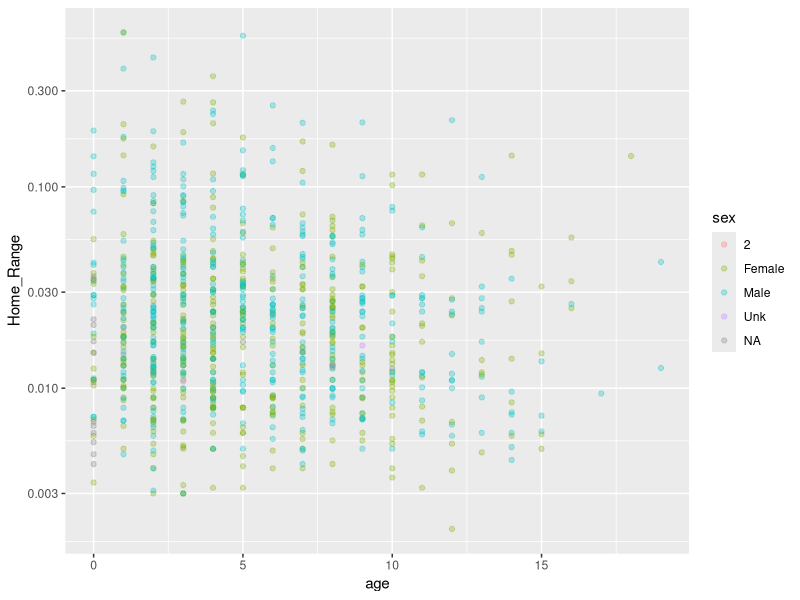

Generate this figure with R:
## ---- chunk 1
library(tidyverse)


dat <- read_csv("home_range.csv")


dat <- (dat
        # remove NAs and non-numeric values
        %>% filter(`Home Range Area (km2)`!=is.na(as.numeric(`Home Range Area (km2)`)))
        %>% mutate(Home_Range = as.numeric(`Home Range Area (km2)`))
        # paper removed home ranges > 1km2 (3 cats)
        %>% filter(Home_Range <= 1)
        # bin <1 year to age 0 for consistency with remaining age structure
        %>% mutate(age = if_else(age<1,0,age))
        # bin cat aged to 1.7 to 1, bin  cat aged 2.1 to 2
        %>% mutate(age = if_else(age==1.7,1,age), age = if_else(age==2.1,2,age))
)

(ggplot(dat, aes(x=age,y=Home_Range, colour =sex))
  + geom_point(alpha=0.3)
  + scale_y_log10()
  
)


